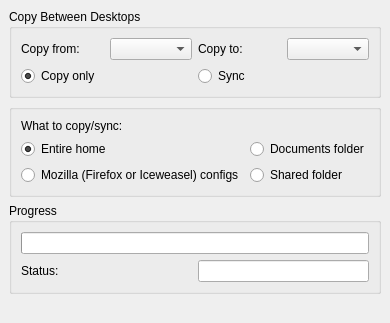
     <widget class="QWidget" name="copyTab">
      <attribute name="icon">
       <iconset>
        <normaloff>../../../../../../../../usr/share/mx-user/icons/edit-copy.png</normaloff>../../../../../../../../usr/share/mx-user/icons/edit-copy.png</iconset>
      </attribute>
      <attribute name="title">
       <string>Copy/Sync</string>
      </attribute>
      <layout class="QVBoxLayout">
       <property name="spacing">
        <number>6</number>
       </property>
       <property name="leftMargin">
        <number>9</number>
       </property>
       <property name="topMargin">
        <number>9</number>
       </property>
       <property name="rightMargin">
        <number>9</number>
       </property>
       <property name="bottomMargin">
        <number>9</number>
       </property>
       <item>
        <widget class="QGroupBox" name="copyDesktopsGroupBox">
         <property name="sizePolicy">
          <sizepolicy hsizetype="MinimumExpanding" vsizetype="Minimum">
           <horstretch>0</horstretch>
           <verstretch>0</verstretch>
          </sizepolicy>
         </property>
         <property name="title">
          <string>Copy Between Desktops</string>
         </property>
         <layout class="QGridLayout">
          <property name="leftMargin">
           <number>9</number>
          </property>
          <property name="topMargin">
           <number>9</number>
          </property>
          <property name="rightMargin">
           <number>9</number>
          </property>
          <property name="bottomMargin">
           <number>9</number>
          </property>
          <property name="spacing">
           <number>6</number>
          </property>
          <item row="1" column="2">
           <widget class="QRadioButton" name="syncRadioButton">
            <property name="sizePolicy">
             <sizepolicy hsizetype="MinimumExpanding" vsizetype="Minimum">
              <horstretch>0</horstretch>
              <verstretch>0</verstretch>
             </sizepolicy>
            </property>
            <property name="toolTip">
             <string>Select to copy and then delete differences</string>
            </property>
            <property name="text">
             <string>Sync</string>
            </property>
            <property name="checked">
             <bool>false</bool>
            </property>
           </widget>
          </item>
          <item row="0" column="0">
           <widget class="QLabel" name="copyFromLabel">
            <property name="sizePolicy">
             <sizepolicy hsizetype="MinimumExpanding" vsizetype="Minimum">
              <horstretch>0</horstretch>
              <verstretch>0</verstretch>
             </sizepolicy>
            </property>
            <property name="toolTip">
             <string>Select desktop to copy from</string>
            </property>
            <property name="frameShape">
             <enum>QFrame::NoFrame</enum>
            </property>
            <property name="frameShadow">
             <enum>QFrame::Plain</enum>
            </property>
            <property name="text">
             <string>Copy from:</string>
            </property>
           </widget>
          </item>
          <item row="0" column="2">
           <widget class="QLabel" name="copyToLabel">
            <property name="sizePolicy">
             <sizepolicy hsizetype="MinimumExpanding" vsizetype="Minimum">
              <horstretch>0</horstretch>
              <verstretch>0</verstretch>
             </sizepolicy>
            </property>
            <property name="toolTip">
             <string>Select desktop to copy to</string>
            </property>
            <property name="frameShape">
             <enum>QFrame::NoFrame</enum>
            </property>
            <property name="frameShadow">
             <enum>QFrame::Plain</enum>
            </property>
            <property name="text">
             <string>Copy to:</string>
            </property>
           </widget>
          </item>
          <item row="0" column="3">
           <widget class="QComboBox" name="toUserComboBox">
            <property name="sizePolicy">
             <sizepolicy hsizetype="MinimumExpanding" vsizetype="Minimum">
              <horstretch>0</horstretch>
              <verstretch>0</verstretch>
             </sizepolicy>
            </property>
            <property name="toolTip">
             <string>Select desktop to copy to</string>
            </property>
           </widget>
          </item>
          <item row="1" column="0">
           <widget class="QRadioButton" name="copyRadioButton">
            <property name="sizePolicy">
             <sizepolicy hsizetype="MinimumExpanding" vsizetype="Minimum">
              <horstretch>0</horstretch>
              <verstretch>0</verstretch>
             </sizepolicy>
            </property>
            <property name="toolTip">
             <string>Select to only copy files</string>
            </property>
            <property name="text">
             <string>Copy only</string>
            </property>
            <property name="checked">
             <bool>true</bool>
            </property>
           </widget>
          </item>
          <item row="0" column="1">
           <widget class="QComboBox" name="fromUserComboBox">
            <property name="sizePolicy">
             <sizepolicy hsizetype="MinimumExpanding" vsizetype="Minimum">
              <horstretch>0</horstretch>
              <verstretch>0</verstretch>
             </sizepolicy>
            </property>
            <property name="toolTip">
             <string>Select desktop to copy from</string>
            </property>
           </widget>
          </item>
         </layout>
        </widget>
       </item>
       <item>
        <widget class="QGroupBox" name="whatGroupBox">
         <property name="sizePolicy">
          <sizepolicy hsizetype="MinimumExpanding" vsizetype="Minimum">
           <horstretch>0</horstretch>
           <verstretch>0</verstretch>
          </sizepolicy>
         </property>
         <property name="title">
          <string/>
         </property>
         <layout class="QGridLayout">
          <property name="leftMargin">
           <number>9</number>
          </property>
          <property name="topMargin">
           <number>9</number>
          </property>
          <property name="rightMargin">
           <number>9</number>
          </property>
          <property name="bottomMargin">
           <number>9</number>
          </property>
          <property name="spacing">
           <number>6</number>
          </property>
          <item row="3" column="1">
           <widget class="QRadioButton" name="sharedRadioButton">
            <property name="sizePolicy">
             <sizepolicy hsizetype="MinimumExpanding" vsizetype="Minimum">
              <horstretch>0</horstretch>
              <verstretch>0</verstretch>
             </sizepolicy>
            </property>
            <property name="toolTip">
             <string>Select to copy/sync Shared</string>
            </property>
            <property name="text">
             <string>Shared folder</string>
            </property>
           </widget>
          </item>
          <item row="1" column="0">
           <widget class="QRadioButton" name="entireRadioButton">
            <property name="sizePolicy">
             <sizepolicy hsizetype="MinimumExpanding" vsizetype="Minimum">
              <horstretch>0</horstretch>
              <verstretch>0</verstretch>
             </sizepolicy>
            </property>
            <property name="toolTip">
             <string>Select to copy/sync entire home</string>
            </property>
            <property name="text">
             <string>Entire home</string>
            </property>
            <property name="checked">
             <bool>true</bool>
            </property>
           </widget>
          </item>
          <item row="3" column="0">
           <widget class="QRadioButton" name="mozillaRadioButton">
            <property name="sizePolicy">
             <sizepolicy hsizetype="MinimumExpanding" vsizetype="Minimum">
              <horstretch>0</horstretch>
              <verstretch>0</verstretch>
             </sizepolicy>
            </property>
            <property name="toolTip">
             <string>Select to copy/sync the browser configuration</string>
            </property>
            <property name="text">
             <string>Mozilla (Firefox or Iceweasel) configs</string>
            </property>
           </widget>
          </item>
          <item row="1" column="1">
           <widget class="QRadioButton" name="docsRadioButton">
            <property name="sizePolicy">
             <sizepolicy hsizetype="MinimumExpanding" vsizetype="Minimum">
              <horstretch>0</horstretch>
              <verstretch>0</verstretch>
             </sizepolicy>
            </property>
            <property name="toolTip">
             <string>Select to copy/sync Documents</string>
            </property>
            <property name="text">
             <string>Documents folder</string>
            </property>
           </widget>
          </item>
          <item row="0" column="0">
           <widget class="QLabel" name="label_2">
            <property name="text">
             <string>What to copy/sync:</string>
            </property>
           </widget>
          </item>
         </layout>
        </widget>
       </item>
       <item>
        <widget class="QGroupBox" name="syncProgressGroupBox">
         <property name="sizePolicy">
          <sizepolicy hsizetype="MinimumExpanding" vsizetype="Minimum">
           <horstretch>0</horstretch>
           <verstretch>0</verstretch>
          </sizepolicy>
         </property>
         <property name="title">
          <string>Progress</string>
         </property>
         <layout class="QGridLayout">
          <property name="leftMargin">
           <number>9</number>
          </property>
          <property name="topMargin">
           <number>9</number>
          </property>
          <property name="rightMargin">
           <number>9</number>
          </property>
          <property name="bottomMargin">
           <number>9</number>
          </property>
          <property name="spacing">
           <number>6</number>
          </property>
          <item row="1" column="1">
           <widget class="QLineEdit" name="syncStatusEdit">
            <property name="sizePolicy">
             <sizepolicy hsizetype="MinimumExpanding" vsizetype="Minimum">
              <horstretch>0</horstretch>
              <verstretch>0</verstretch>
             </sizepolicy>
            </property>
            <property name="acceptDrops">
             <bool>false</bool>
            </property>
            <property name="toolTip">
             <string>Status of the changes</string>
            </property>
            <property name="readOnly">
             <bool>true</bool>
            </property>
           </widget>
          </item>
          <item row="1" column="0">
           <widget class="QLabel" name="syncStatusLabel">
            <property name="sizePolicy">
             <sizepolicy hsizetype="MinimumExpanding" vsizetype="Minimum">
              <horstretch>0</horstretch>
              <verstretch>0</verstretch>
             </sizepolicy>
            </property>
            <property name="toolTip">
             <string>Status of the changes</string>
            </property>
            <property name="text">
             <string>Status:</string>
            </property>
            <property name="wordWrap">
             <bool>false</bool>
            </property>
           </widget>
          </item>
          <item row="0" column="0" colspan="2">
           <widget class="QProgressBar" name="syncProgressBar">
            <property name="sizePolicy">
             <sizepolicy hsizetype="MinimumExpanding" vsizetype="Minimum">
              <horstretch>0</horstretch>
              <verstretch>0</verstretch>
             </sizepolicy>
            </property>
            <property name="toolTip">
             <string>Progress of the changes</string>
            </property>
            <property name="value">
             <number>0</number>
            </property>
            <property name="textVisible">
             <bool>false</bool>
            </property>
            <property name="orientation">
             <enum>Qt::Horizontal</enum>
            </property>
           </widget>
          </item>
         </layout>
        </widget>
       </item>
       <item>
        <spacer>
         <property name="orientation">
          <enum>Qt::Vertical</enum>
         </property>
         <property name="sizeHint" stdset="0">
          <size>
           <width>20</width>
           <height>20</height>
          </size>
         </property>
        </spacer>
       </item>
      </layout>
     </widget>
